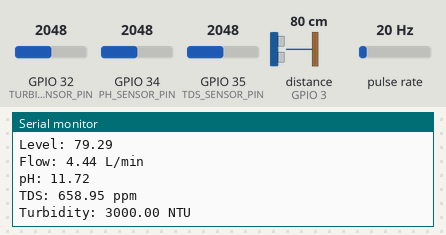
Recording of a sketch running on a simulated ESP32. Shown: the last lines printed to the serial monitor. Wiring (inferred from the names in the program): ultrasonic range finder: trigger GPIO 1; echo GPIO 3; pulse sensor: data GPIO 23. The inputs (shaded band) are chosen by the test bench; at power-on: distance to the obstacle (sensor on GPIO 3) 80 cm, pulse rate 20 Hz, GPIO 34 (PH_SENSOR_PIN) = 2048, GPIO 35 (TDS_SENSOR_PIN) = 2048, GPIO 32 (TURBIDITY_SENSOR_PIN) = 2048 (analog values on the 0–4095 scale). The echo pulse lasts 58.3 µs per cm; WiFi joins after 1.5 s; servers stay silent unless stated; no MQTT or app messages arrive unless stated.

Above: at 2.7 s.
2.8 s: distance to the obstacle (sensor on GPIO 3) set to 2 cm
4.3 s: pulse rate (sensor on GPIO 23) set to 4 Hz
5.8 s: GPIO 34 (PH_SENSOR_PIN) set to 2866
At 7.1 s:
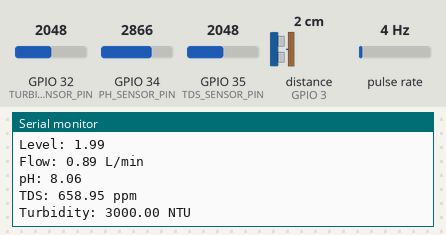
7.3 s: GPIO 35 (TDS_SENSOR_PIN) set to 2866
At 8.2 s:
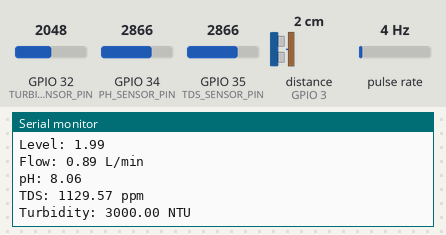
8.8 s: GPIO 32 (TURBIDITY_SENSOR_PIN) set to 3972
At 10.0 s:
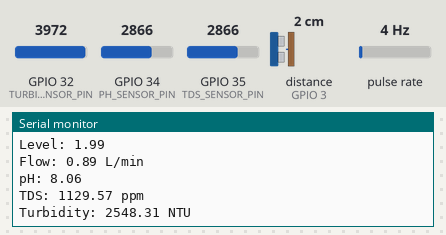
10.3 s: distance to the obstacle (sensor on GPIO 3) set to 4 cm
Timing chart, 0 to 12.8 s (numbered marks = the images above; inputs shaded):
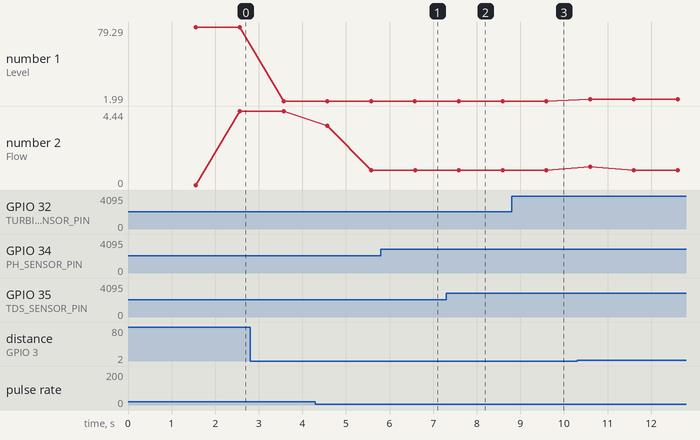

Measured:
- after the input at 5.8 s, the serial monitor: prints a new line after 0.78 s (image 1)
- after the input at 7.3 s, the serial monitor: prints a new line after 0.29 s (image 2)
- after the input at 8.8 s, the serial monitor: prints a new line after 0.80 s (image 3)
- plotted number 1: 79.29 → 1.99 after the input at 2.8 s, 1.99 → 3.98 after the input at 10.3 s
- plotted number 2: 4.44 → 0.89 after the input at 4.3 s

The sketch:

WMSall.ino
```cpp
#include <WiFi.h>
#include <PubSubClient.h>

// Wi-Fi settings
const char* ssid = "Airel_9842878776";
const char* password = "air8858";

// MQTT settings
const char* mqttServer = "broker.emqx.io";
const int mqttPort = 1883;
const char* clientID = "ESP32_WaterMonitor";

// MQTT topics
const char* topic_ph = "watermonitor/ph";
const char* topic_flow = "watermonitor/flow";
const char* topic_level = "watermonitor/level";
const char* topic_tds = "watermonitor/tds";
const char* topic_turbidity = "watermonitor/turbidity";

// Sensor pins
#define TRIG_PIN 01
#define ECHO_PIN 03
#define FLOW_SENSOR_PIN 23
#define PH_SENSOR_PIN 34
#define TDS_SENSOR_PIN 35
#define TURBIDITY_SENSOR_PIN 32

// Flow sensor variables
volatile int pulseCount = 0;
float flowRate = 0;
float totalLitres = 0;
unsigned long lastTime = 0;

WiFiClient wifiClient;
PubSubClient mqttClient(wifiClient);

void IRAM_ATTR countPulse() {
  pulseCount++;
}

void connectWiFi() {
  WiFi.begin(ssid, password);
  while (WiFi.status() != WL_CONNECTED) {
    delay(500);
    Serial.print(".");
  }
  Serial.println("\nWiFi connected!");
}

void connectMQTT() {
  while (!mqttClient.connected()) {
    if (mqttClient.connect(clientID)) {
      Serial.println("Connected to MQTT!");
    } else {
      Serial.print(".");
      delay(2000);
    }
  }
}

void setup() {
  Serial.begin(115200);
  connectWiFi();

  mqttClient.setServer(mqttServer, mqttPort);
  connectMQTT();

  pinMode(TRIG_PIN, OUTPUT);
  pinMode(ECHO_PIN, INPUT);
  pinMode(FLOW_SENSOR_PIN, INPUT_PULLUP);

  attachInterrupt(digitalPinToInterrupt(FLOW_SENSOR_PIN), countPulse, RISING);
  analogReadResolution(12); // 12-bit ADC resolution
}

void loop() {
  if (!mqttClient.connected()) connectMQTT();
  mqttClient.loop();

  // --- Water Level ---
  digitalWrite(TRIG_PIN, LOW);
  delayMicroseconds(2);
  digitalWrite(TRIG_PIN, HIGH);
  delayMicroseconds(10);
  digitalWrite(TRIG_PIN, LOW);
  long duration = pulseIn(ECHO_PIN, HIGH);
  float level = duration * 0.034 / 2;
  Serial.print("Level: "); Serial.println(level);
  mqttClient.publish(topic_level, String(level, 1).c_str());

  // --- Flow Rate ---
  if (millis() - lastTime > 1000) {
    detachInterrupt(digitalPinToInterrupt(FLOW_SENSOR_PIN));
    flowRate = pulseCount / 4.5;
    totalLitres += flowRate / 60.0;
    Serial.print("Flow: "); Serial.print(flowRate); Serial.println(" L/min");
    mqttClient.publish(topic_flow, String(flowRate, 2).c_str());
    pulseCount = 0;
    lastTime = millis();
    attachInterrupt(digitalPinToInterrupt(FLOW_SENSOR_PIN), countPulse, RISING);
  }

  // --- pH Sensor ---
  int adc_ph = analogRead(PH_SENSOR_PIN);
  float voltage_ph = adc_ph * (3.3 / 4095.0);
  float pH = 7 + ((2.5 - voltage_ph) / 0.18);
  Serial.print("pH: "); Serial.println(pH);
  mqttClient.publish(topic_ph, String(pH, 2).c_str());

  // --- TDS Sensor ---
  int adc_tds = analogRead(TDS_SENSOR_PIN);
  float voltage_tds = adc_tds * (3.3 / 4095.0);
  float tds = (133.42 * voltage_tds * voltage_tds * voltage_tds
               - 255.86 * voltage_tds * voltage_tds
               + 857.39 * voltage_tds) * 0.5;
  Serial.print("TDS: "); Serial.print(tds); Serial.println(" ppm");
  mqttClient.publish(topic_tds, String(tds, 1).c_str());

  // --- Turbidity Sensor ---
  int adc_turb = analogRead(TURBIDITY_SENSOR_PIN);
  float voltage_turb = adc_turb * (3.3 / 4095.0);
  float turbidity;
  if (voltage_turb < 2.5) {
    turbidity = 3000;  // Max NTU for dark water
  } else {
    turbidity = -1120.4 * sq(voltage_turb) + 5742.3 * voltage_turb - 4352.9;
    turbidity = fmax(0.0, turbidity); // Avoid negative values
  }
  Serial.print("Turbidity: "); Serial.print(turbidity); Serial.println(" NTU");
  mqttClient.publish(topic_turbidity, String(turbidity, 1).c_str());

  delay(1000);
}
```
